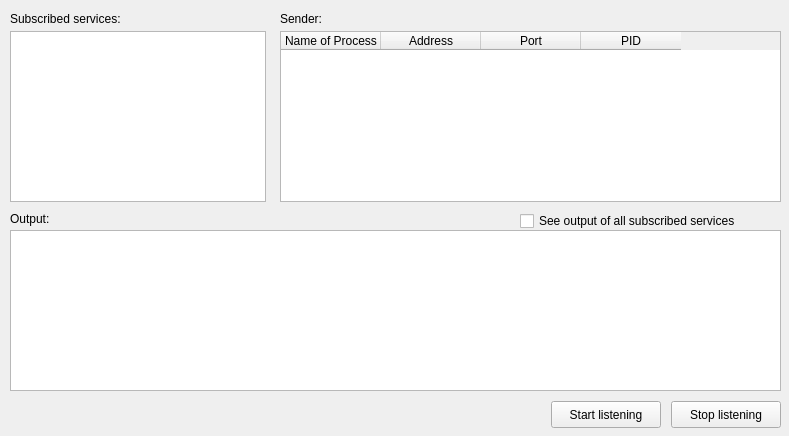
<?xml version="1.0" encoding="UTF-8"?>
<ui version="4.0">
 <class>ReceiverDialog</class>
 <widget class="QWidget" name="ReceiverDialog">
  <property name="geometry">
   <rect>
    <x>0</x>
    <y>0</y>
    <width>789</width>
    <height>436</height>
   </rect>
  </property>
  <property name="windowTitle">
   <string>Form</string>
  </property>
  <widget class="QPlainTextEdit" name="serviceOutput">
   <property name="geometry">
    <rect>
     <x>10</x>
     <y>230</y>
     <width>771</width>
     <height>161</height>
    </rect>
   </property>
  </widget>
  <widget class="QLabel" name="serviceOutputLabel">
   <property name="geometry">
    <rect>
     <x>10</x>
     <y>210</y>
     <width>63</width>
     <height>17</height>
    </rect>
   </property>
   <property name="text">
    <string>Output:</string>
   </property>
  </widget>
  <widget class="QLabel" name="serviceListLabel">
   <property name="geometry">
    <rect>
     <x>10</x>
     <y>10</y>
     <width>258</width>
     <height>17</height>
    </rect>
   </property>
   <property name="text">
    <string>Subscribed services:</string>
   </property>
  </widget>
  <widget class="QLabel" name="senderTableLabel">
   <property name="geometry">
    <rect>
     <x>280</x>
     <y>10</y>
     <width>63</width>
     <height>17</height>
    </rect>
   </property>
   <property name="text">
    <string>Sender:</string>
   </property>
  </widget>
  <widget class="QTableWidget" name="senderTable">
   <property name="geometry">
    <rect>
     <x>280</x>
     <y>31</y>
     <width>501</width>
     <height>171</height>
    </rect>
   </property>
   <column>
    <property name="text">
     <string>Name of Process</string>
    </property>
   </column>
   <column>
    <property name="text">
     <string>Address</string>
    </property>
   </column>
   <column>
    <property name="text">
     <string>Port</string>
    </property>
   </column>
   <column>
    <property name="text">
     <string>PID</string>
    </property>
   </column>
  </widget>
  <widget class="QListWidget" name="serviceList">
   <property name="geometry">
    <rect>
     <x>10</x>
     <y>31</y>
     <width>256</width>
     <height>171</height>
    </rect>
   </property>
  </widget>
  <widget class="QCheckBox" name="receiverAllServices">
   <property name="geometry">
    <rect>
     <x>520</x>
     <y>210</y>
     <width>261</width>
     <height>22</height>
    </rect>
   </property>
   <property name="text">
    <string>See output of all subscribed services</string>
   </property>
  </widget>
  <widget class="QPushButton" name="stopListeningButton">
   <property name="geometry">
    <rect>
     <x>671</x>
     <y>401</y>
     <width>110</width>
     <height>27</height>
    </rect>
   </property>
   <property name="text">
    <string>Stop listening</string>
   </property>
  </widget>
  <widget class="QPushButton" name="startListeningButton">
   <property name="geometry">
    <rect>
     <x>551</x>
     <y>401</y>
     <width>110</width>
     <height>27</height>
    </rect>
   </property>
   <property name="text">
    <string>Start listening</string>
   </property>
  </widget>
 </widget>
 <resources/>
 <connections/>
</ui>
